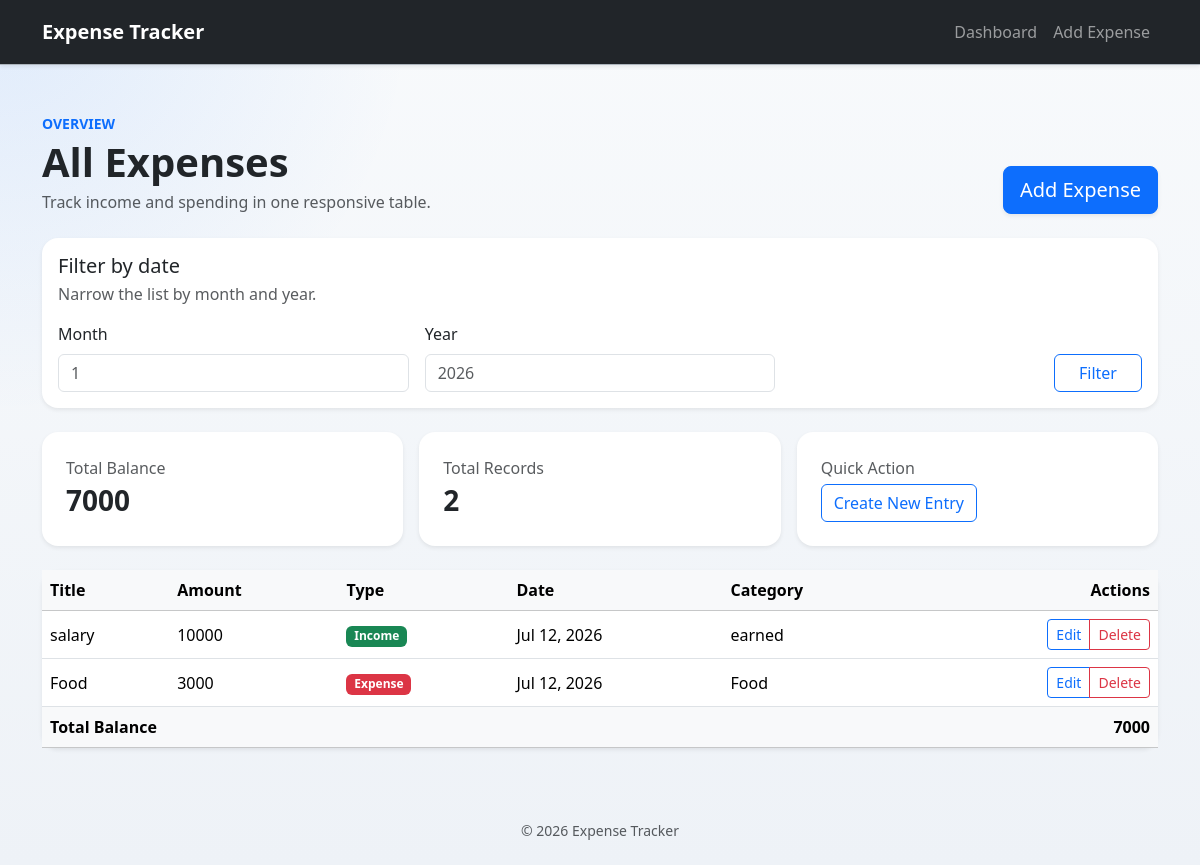
The page / on the database its author committed.
### expense/models.py (models this page shows, shortened)
class Transaction(models.Model):
    types=[
        "Income",
        "Expense"
    ]
    title=models.CharField(max_length=100)
    amount=models.BigIntegerField()
    type=models.CharField(max_length=10, choices=[(t, t) for t in types])
    date=models.DateTimeField(auto_now_add=True)
    category=models.CharField(max_length=100)

### expense/views.py (the view)
# urls.py: path("",views.expenses_list,name="expenses_list"),
def expenses_list(request):
    expenses = Transaction.objects.all()
    total_balance = 0
    month = request.GET.get('month', '').strip()
    year = request.GET.get('year', '').strip()
    if month and year:
        expenses = expenses.filter(
            date__month=month,
            date__year=year
        )
    total_income = sum(
        expense.amount
        for expense in expenses
        if expense.type == "Income"
    )
    total_expense = sum(
        expense.amount
        for expense in expenses
        if expense.type == "Expense"
    )
    total_balance = total_income - total_expense
    return render(request, "expenses_list.html", {
        "expenses": expenses,
        "total_balance": total_balance,
    })

### templates/expenses_list.html (shortened to what this page needs)
{% extends 'base.html' %}
{% block content %}
<div class="row justify-content-center g-4">
    <div class="col-12 col-xxl-11">
        <div class="d-flex flex-column flex-md-row justify-content-between align-items-md-end gap-3 mb-4">
            <div>
                <p class="text-uppercase text-primary fw-semibold small mb-1">Overview</p>
                <h1 class="display-6 fw-semibold mb-1">All Expenses</h1>
                <p class="text-muted mb-0">Track income and spending in one responsive table.</p>
            </div>
            <a href="{% url 'add_expense' %}" class="btn btn-primary btn-lg shadow-sm">Add Expense</a>
        </div>
        <div class="card page-card shadow-sm mb-4">
            <div class="card-body">
                <div class="d-flex flex-column flex-md-row justify-content-between align-items-md-center gap-2 mb-3">
                    <div>
                        <h2 class="h5 mb-1">Filter by date</h2>
                        <p class="text-muted mb-0">Narrow the list by month and year.</p>
                    </div>
                </div>
                <form action="{% url 'expenses_list' %}" method="get" class="row g-3 align-items-end">
                    <div class="col-12 col-md-4">
                        <label for="month" class="form-label">Month</label>
                        <input type="number" class="form-control" id="month" min="1" max="12" placeholder="1" name="month">
                    </div>
                    <div class="col-12 col-md-4">
                        <label for="year" class="form-label">Year</label>
                        <input type="number" class="form-control" id="year" placeholder="2026" name="year">
                    </div>
                    <div class="col-12 col-md-4 d-grid d-md-flex justify-content-md-end">
                        <button type="submit" class="btn btn-outline-primary px-4">Filter</button>
                    </div>
                </form>
            </div>
        </div>
        <div class="row g-3 mb-4">
            <div class="col-12 col-md-4">
                <div class="card page-card shadow-sm h-100 border-0">
                    <div class="card-body p-4">
                        <p class="text-muted mb-1">Total Balance</p>
                        <h2 class="h3 mb-0 fw-semibold">{{ total_balance }}</h2>
                    </div>
                </div>
            </div>
            <div class="col-12 col-md-4">
                <div class="card page-card shadow-sm h-100 border-0">
                    <div class="card-body p-4">
                        <p class="text-muted mb-1">Total Records</p>
                        <h2 class="h3 mb-0 fw-semibold">{{ expenses|length }}</h2>
                    </div>
                </div>
            </div>
            <div class="col-12 col-md-4">
                <div class="card page-card shadow-sm h-100 border-0">
                    <div class="card-body p-4">
                        <p class="text-muted mb-1">Quick Action</p>
                        <a href="{% url 'add_expense' %}" class="btn btn-outline-primary">Create New Entry</a>
                    </div>
                </div>
            </div>
        </div>
        <div class="card page-card shadow-sm">
            <div class="card-body p-0">
                <div class="table-responsive">
                    <table class="table table-hover align-middle mb-0">
                        <thead class="table-light sticky-top">
                            <tr>
                                <th scope="col">Title</th>
                                <th scope="col">Amount</th>
                                <th scope="col">Type</th>
                                <th scope="col">Date</th>
                                <th scope="col">Category</th>
                                <th scope="col" class="text-end">Actions</th>
                            </tr>
                        </thead>
                        <tbody>
                            {% for expense in expenses %}
                            <tr>
                                <td class="fw-medium">{{ expense.title }}</td>
                                <td>{{ expense.amount }}</td>
                                <td>
                                    {% if expense.type == 'Income' %}
                                        <span class="badge text-bg-success">{{ expense.type }}</span>
                                    {% else %}
                                        <span class="badge text-bg-danger">{{ expense.type }}</span>
                                    {% endif %}
                                </td>
                                <td>{{ expense.date|date:"M d, Y" }}</td>
                                <td>{{ expense.category }}</td>
                                <td class="text-end">
                                    <div class="btn-group btn-group-sm" role="group">
                                        <a href="{% url 'update_expense' expense.pk %}" class="btn btn-outline-primary">Edit</a>
                                        <a href="{% url 'delete_expense' expense.pk %}" class="btn btn-outline-danger">Delete</a>
                                    </div>
                                </td>
                            </tr>
                            {% empty %}
                            <tr>
                                <td colspan="6" class="text-center py-5 text-muted">
                                    No expenses found yet. Add your first entry to get started.
                                </td>
                            </tr>
                            {% endfor %}
                        </tbody>
                        <tfoot class="table-light">
                            <tr>
                                <td colspan="5" class="fw-semibold">Total Balance</td>
                                <td class="fw-semibold text-end">{{ total_balance }}</td>
                            </tr>
                        </tfoot>
                    </table>
                </div>
            </div>
        </div>
    </div>
</div>
{% endblock content %}

### templates/base.html (shortened to what this page needs)
<!doctype html>
<html lang="en">
<head>
    <link href="https://cdn.jsdelivr.net/npm/bootstrap@5.3.3/dist/css/bootstrap.min.css" rel="stylesheet">
</head>
<body>
    <nav class="navbar navbar-expand-lg navbar-dark bg-dark shadow-sm border-bottom border-dark-subtle app-navbar">
        <div class="container py-1">
            <a class="navbar-brand fw-semibold" href="{% url 'expenses_list' %}">Expense Tracker</a>
            <div class="collapse navbar-collapse" id="mainNavbar">
                <ul class="navbar-nav ms-auto mb-2 mb-lg-0">
                    <li class="nav-item">
                        <a class="nav-link" href="{% url 'expenses_list' %}">Dashboard</a>
                    </li>
                    <li class="nav-item">
                        <a class="nav-link" href="{% url 'add_expense' %}">Add Expense</a>
                    </li>
                </ul>
            </div>
        </div>
    </nav>
    <main class="page-shell py-4 py-lg-5">
        <div class="container">
            {% block content %}{% endblock content %}
        </div>
    </main>
    <footer class="py-4 text-center text-muted small">
        <div class="container">
            <span>&copy; <span id="current-year"></span> Expense Tracker</span>
        </div>
    </footer>
</body>
</html>

### templates/base.html (style rules this page uses)
body { background: radial-gradient(circle at top left, rgba(13, 110, 253, 0.10), transparent 28%), linear-gradient(180deg, #f8fafc 0%, #eef2f7 100%); min-height: 100vh; }
.app-navbar { backdrop-filter: blur(10px); }
.page-shell { min-height: calc(100vh - 72px); }
.page-card { border: 0; border-radius: 1rem; }

### rows shown on the page
Transaction: title "salary", amount "10000", type "Income", date "Jul 12, 2026", category "earned"
Transaction: title "Food", amount "3000", type "Expense", date "Jul 12, 2026", category "Food"

### other values the page prints
{{ total_balance }} "7000"
{{ expenses|length }} "2"
